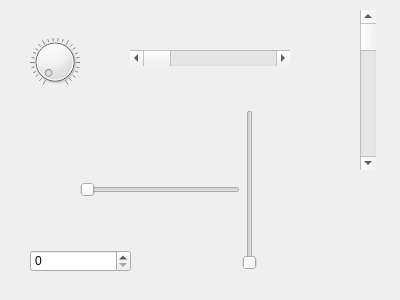
<?xml version="1.0" encoding="UTF-8"?>
<ui version="4.0">
 <class>MyWidget</class>
 <widget class="QWidget" name="MyWidget">
  <property name="geometry">
   <rect>
    <x>0</x>
    <y>0</y>
    <width>400</width>
    <height>300</height>
   </rect>
  </property>
  <property name="windowTitle">
   <string>MyWidget</string>
  </property>
  <widget class="QDial" name="dial">
   <property name="geometry">
    <rect>
     <x>30</x>
     <y>30</y>
     <width>50</width>
     <height>64</height>
    </rect>
   </property>
   <property name="notchTarget">
    <double>3.700000000000000</double>
   </property>
   <property name="notchesVisible">
    <bool>true</bool>
   </property>
  </widget>
  <widget class="QScrollBar" name="horizontalScrollBar">
   <property name="geometry">
    <rect>
     <x>130</x>
     <y>50</y>
     <width>160</width>
     <height>16</height>
    </rect>
   </property>
   <property name="focusPolicy">
    <enum>Qt::StrongFocus</enum>
   </property>
   <property name="orientation">
    <enum>Qt::Horizontal</enum>
   </property>
   <property name="invertedControls">
    <bool>false</bool>
   </property>
  </widget>
  <widget class="QScrollBar" name="verticalScrollBar">
   <property name="geometry">
    <rect>
     <x>360</x>
     <y>10</y>
     <width>16</width>
     <height>160</height>
    </rect>
   </property>
   <property name="focusPolicy">
    <enum>Qt::StrongFocus</enum>
   </property>
   <property name="orientation">
    <enum>Qt::Vertical</enum>
   </property>
   <property name="invertedControls">
    <bool>true</bool>
   </property>
  </widget>
  <widget class="QSlider" name="horizontalSlider">
   <property name="geometry">
    <rect>
     <x>80</x>
     <y>180</y>
     <width>160</width>
     <height>19</height>
    </rect>
   </property>
   <property name="orientation">
    <enum>Qt::Horizontal</enum>
   </property>
  </widget>
  <widget class="QSlider" name="verticalSlider">
   <property name="geometry">
    <rect>
     <x>240</x>
     <y>110</y>
     <width>19</width>
     <height>160</height>
    </rect>
   </property>
   <property name="orientation">
    <enum>Qt::Vertical</enum>
   </property>
  </widget>
  <widget class="QSpinBox" name="spinBox">
   <property name="geometry">
    <rect>
     <x>30</x>
     <y>250</y>
     <width>101</width>
     <height>22</height>
    </rect>
   </property>
  </widget>
 </widget>
 <layoutdefault spacing="6" margin="11"/>
 <resources/>
 <connections>
  <connection>
   <sender>dial</sender>
   <signal>sliderMoved(int)</signal>
   <receiver>verticalScrollBar</receiver>
   <slot>setValue(int)</slot>
   <hints>
    <hint type="sourcelabel">
     <x>59</x>
     <y>79</y>
    </hint>
    <hint type="destinationlabel">
     <x>368</x>
     <y>74</y>
    </hint>
   </hints>
  </connection>
  <connection>
   <sender>dial</sender>
   <signal>sliderMoved(int)</signal>
   <receiver>horizontalSlider</receiver>
   <slot>setValue(int)</slot>
   <hints>
    <hint type="sourcelabel">
     <x>59</x>
     <y>83</y>
    </hint>
    <hint type="destinationlabel">
     <x>119</x>
     <y>186</y>
    </hint>
   </hints>
  </connection>
  <connection>
   <sender>dial</sender>
   <signal>sliderMoved(int)</signal>
   <receiver>verticalSlider</receiver>
   <slot>setValue(int)</slot>
   <hints>
    <hint type="sourcelabel">
     <x>75</x>
     <y>72</y>
    </hint>
    <hint type="destinationlabel">
     <x>242</x>
     <y>160</y>
    </hint>
   </hints>
  </connection>
  <connection>
   <sender>dial</sender>
   <signal>sliderMoved(int)</signal>
   <receiver>spinBox</receiver>
   <slot>setValue(int)</slot>
   <hints>
    <hint type="sourcelabel">
     <x>38</x>
     <y>90</y>
    </hint>
    <hint type="destinationlabel">
     <x>39</x>
     <y>266</y>
    </hint>
   </hints>
  </connection>
 </connections>
</ui>
